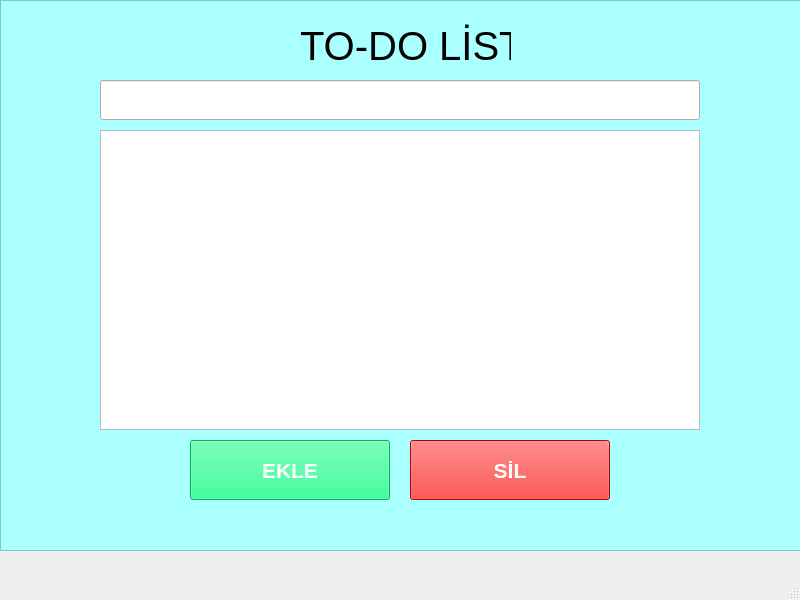
<?xml version="1.0" encoding="UTF-8"?>
<ui version="4.0">
 <class>MainWindow</class>
 <widget class="QMainWindow" name="MainWindow">
  <property name="geometry">
   <rect>
    <x>0</x>
    <y>0</y>
    <width>800</width>
    <height>600</height>
   </rect>
  </property>
  <property name="windowTitle">
   <string>MainWindow</string>
  </property>
  <widget class="QWidget" name="centralwidget">
   <widget class="QPushButton" name="add_button">
    <property name="geometry">
     <rect>
      <x>190</x>
      <y>440</y>
      <width>200</width>
      <height>60</height>
     </rect>
    </property>
    <property name="font">
     <font>
      <pointsize>16</pointsize>
      <bold>true</bold>
     </font>
    </property>
    <property name="styleSheet">
     <string notr="true">background-color: rgb(0, 255, 127);
color: rgb(255, 255, 255);</string>
    </property>
    <property name="text">
     <string>EKLE</string>
    </property>
   </widget>
   <widget class="QLineEdit" name="task_input">
    <property name="geometry">
     <rect>
      <x>100</x>
      <y>80</y>
      <width>600</width>
      <height>40</height>
     </rect>
    </property>
    <property name="font">
     <font>
      <pointsize>16</pointsize>
     </font>
    </property>
   </widget>
   <widget class="QPushButton" name="delete_button">
    <property name="geometry">
     <rect>
      <x>410</x>
      <y>440</y>
      <width>200</width>
      <height>60</height>
     </rect>
    </property>
    <property name="font">
     <font>
      <pointsize>16</pointsize>
      <bold>true</bold>
     </font>
    </property>
    <property name="styleSheet">
     <string notr="true">background-color: rgb(255, 0, 0);
color: rgb(255, 255, 255);</string>
    </property>
    <property name="text">
     <string>SİL</string>
    </property>
   </widget>
   <widget class="QListWidget" name="task_list">
    <property name="geometry">
     <rect>
      <x>100</x>
      <y>130</y>
      <width>600</width>
      <height>300</height>
     </rect>
    </property>
    <property name="font">
     <font>
      <pointsize>12</pointsize>
     </font>
    </property>
    <property name="selectionMode">
     <enum>QAbstractItemView::SelectionMode::MultiSelection</enum>
    </property>
   </widget>
   <widget class="QLabel" name="label">
    <property name="geometry">
     <rect>
      <x>300</x>
      <y>20</y>
      <width>211</width>
      <height>51</height>
     </rect>
    </property>
    <property name="font">
     <font>
      <pointsize>30</pointsize>
     </font>
    </property>
    <property name="text">
     <string>TO-DO LİST</string>
    </property>
   </widget>
   <widget class="QFrame" name="frame">
    <property name="geometry">
     <rect>
      <x>0</x>
      <y>0</y>
      <width>801</width>
      <height>551</height>
     </rect>
    </property>
    <property name="styleSheet">
     <string notr="true">background-color: rgb(170, 255, 255);</string>
    </property>
    <property name="frameShape">
     <enum>QFrame::Shape::StyledPanel</enum>
    </property>
    <property name="frameShadow">
     <enum>QFrame::Shadow::Raised</enum>
    </property>
   </widget>
   <zorder>frame</zorder>
   <zorder>add_button</zorder>
   <zorder>task_input</zorder>
   <zorder>delete_button</zorder>
   <zorder>task_list</zorder>
   <zorder>label</zorder>
  </widget>
  <widget class="QMenuBar" name="menubar">
   <property name="geometry">
    <rect>
     <x>0</x>
     <y>0</y>
     <width>800</width>
     <height>33</height>
    </rect>
   </property>
  </widget>
  <widget class="QStatusBar" name="statusbar"/>
 </widget>
 <resources/>
 <connections/>
</ui>
